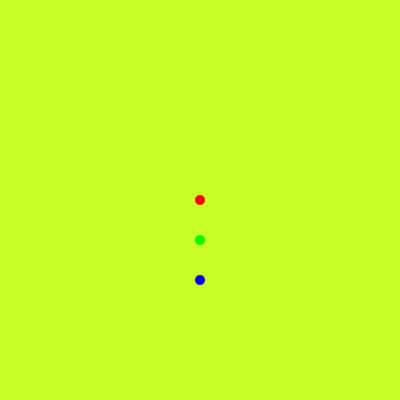
Frame 1 (no input)
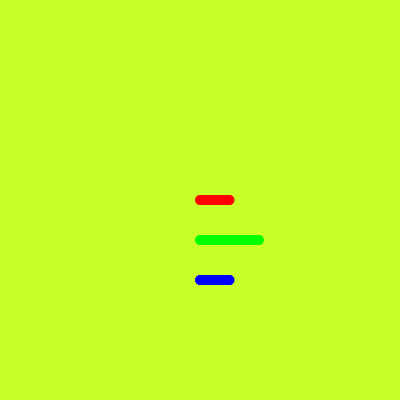
Frame 60 (the mouse pressed at the canvas centre just before this capture)
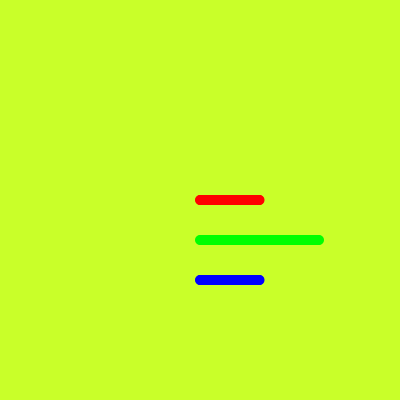
Frame 120 (the mouse held since frame 60 and released just before this capture)

The Processing sketch that drew these frames (run headless with seeded random() and noise(); from frame 60 on, the mouse is pressed at the canvas centre):

// Processing sketch: sketch_33
// ── sketch_33.pde
// fun programming #33
// use multiplication to scale up or down speeds or sizes

float x = 0;

void setup() {
  size(400,400);
  background(#C9FF29);
  fill(#529ED6);
  noStroke();

}

void draw() {
  translate(200,200);
 
  fill(255,0,0);
  ellipse(x * 0.5,0,10,10);
  
  fill(0,255,0);
  ellipse(x,40,10,10);
  
  
  fill(0,0,255);
  ellipse(x * 0.5,80,10,10);
  
  x = x + 1;
}
